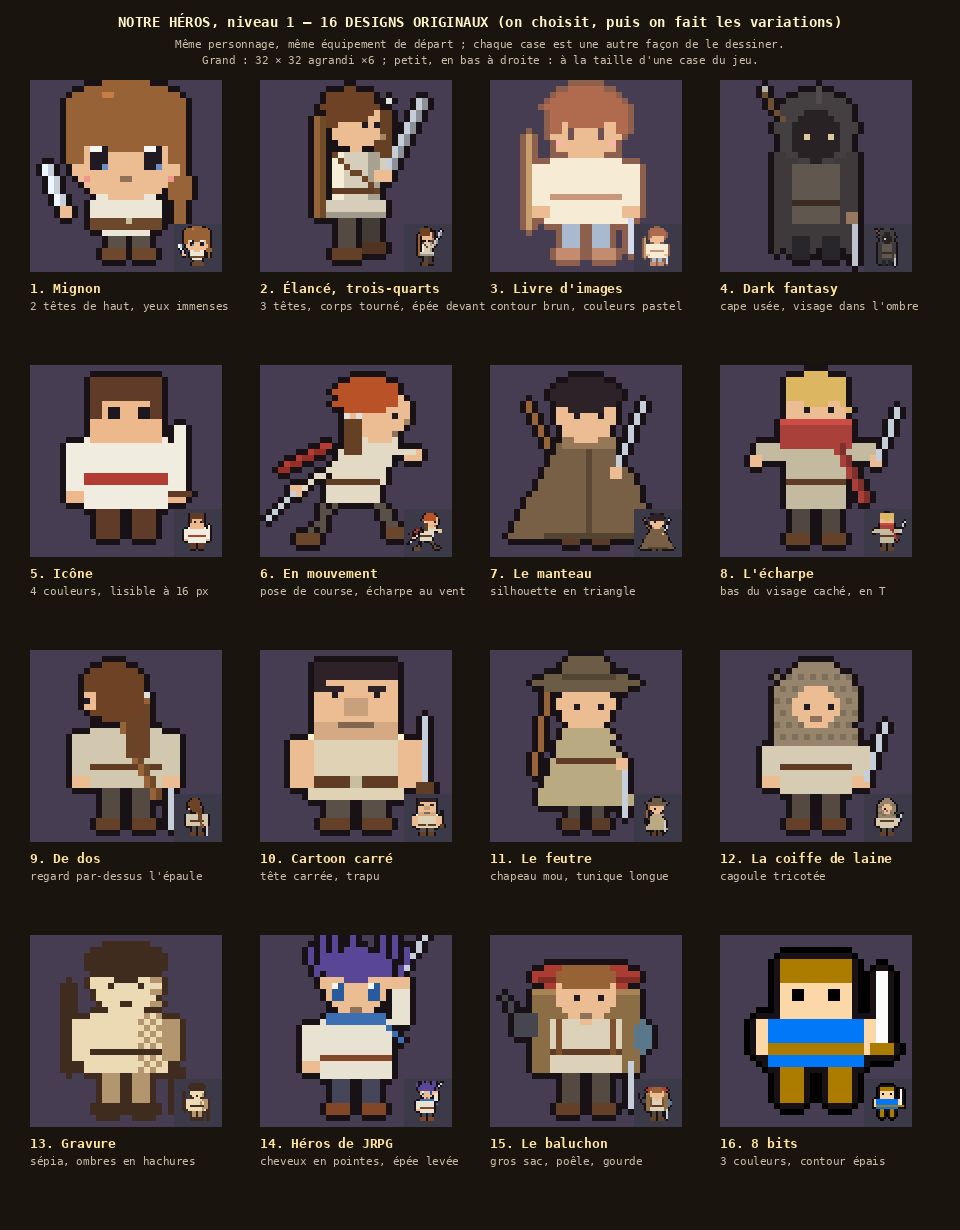

Write Python code to recreate this figure.
"""Planche « héros v10 » (Thomas, 2026-11-14 : « je veux 16 designs ORIGINAUX, et après on fait des variations » ; le n° 2
de la v9 lui plaît). PROPOSITION.

Seize DESIGNS différents de NOTRE héros (Humain Guerrier, niveau 1, équipement de départ : tunique, épée courte, arc
court, carquois). Ce ne sont plus des variations d'un même gabarit : chacun a sa propre construction (proportions,
silhouette, pose, angle de vue, façon de dessiner : contour, ombres, palette). On en choisira un, puis on fera ses
variations.
  python3 art/heros_v10.py → art/heros_v10.png
"""
import os
import sys

sys.path.insert(0, os.path.dirname(os.path.abspath(__file__)))
from PIL import Image, ImageDraw  # noqa: E402

from pix import font, up  # noqa: E402
from heros_v9 import Canvas as _Canvas, k, ramp, SKINS, HAIR, BLADE, WOOD, LEATHER, STRING, FLETCH, hero as v9_hero, BASE as V9_BASE  # noqa: E402
import heros_v9  # noqa: E402

class Canvas(_Canvas):
    """Comme celle de la v9, mais chaque trait renvoie la toile (on enchaîne)."""

    def px(self, *a):
        super().px(*a)
        return self

    def rect(self, *a):
        super().rect(*a)
        return self

    def line(self, *a):
        super().line(*a)
        return self

    def ell(self, *a):
        super().ell(*a)
        return self


SKIN = SKINS["clair"]
EYE = (34, 26, 34)
WHITE = (248, 246, 240)


def outline_with(c, color):
    """Contour d'une autre couleur que le noir (pour les styles « contour teinté »)."""
    from pix import outline_mask
    m = c.a[..., 3] > 0
    c.a[outline_mask(m)] = tuple(color) + (255,)


# 1 ------------------------------------------------------------------------------------------------------------
def chibi():
    """1. MIGNON : deux têtes de haut, tête ronde énorme, grands yeux brillants, petit corps, épée-jouet."""
    c = Canvas()
    sh, b, li = ramp(SKIN)
    c.ell(25, 18, 1.6, 6, WOOD)  # arc derrière
    c.rect(13, 25, 3, 5, (90, 80, 72)).rect(17, 25, 3, 5, (90, 80, 72))
    c.rect(12, 28, 4, 2, (110, 72, 44)).rect(17, 28, 4, 2, (110, 72, 44))
    c.ell(16, 22, 6, 4.5, (236, 230, 214))
    c.rect(10, 23, 12, 2, (110, 72, 44)).px(16, 23, (200, 190, 160))
    c.ell(16, 11, 10, 9, b)
    c.ell(16, 6, 10.5, 6, HAIR["châtain"])
    c.rect(6, 6, 3, 8, HAIR["châtain"]).rect(23, 6, 3, 8, HAIR["châtain"])
    c.px(12, 2, k(HAIR["châtain"], 1.3)).px(13, 2, k(HAIR["châtain"], 1.3))
    for ex in (10, 19):
        c.rect(ex, 11, 3, 4, EYE)
        c.px(ex, 11, WHITE).px(ex + 1, 11, WHITE).px(ex + 2, 14, (110, 140, 200))
    c.px(9, 16, (240, 150, 140)).px(23, 16, (240, 150, 140))
    c.rect(15, 16, 2, 1, k(SKIN, 0.6))
    c.rect(5, 21, 2, 2, b).line(5, 20, 3, 14, BLADE).line(4, 20, 2, 14, k(BLADE, 1.2))
    c.outline()
    return c


# 2 ------------------------------------------------------------------------------------------------------------
def trois_quarts():
    """2. ÉLANCÉ DE TROIS-QUARTS : trois têtes de haut, corps tourné, épée tenue devant à deux mains."""
    c = Canvas()
    tunic = (214, 206, 186)
    c.line(9, 6, 9, 22, WOOD).line(10, 6, 10, 22, k(WOOD, 0.75))  # arc dans le dos, de biais
    c.rect(19, 5, 3, 8, k(LEATHER, 0.8)).px(19, 4, FLETCH).px(21, 3, FLETCH)
    c.rect(13, 22, 3, 7, (84, 74, 66)).rect(17, 22, 3, 6, k((84, 74, 66), 0.8))
    c.rect(12, 28, 5, 2, (100, 64, 40)).rect(17, 27, 4, 2, k((100, 64, 40), 0.8))
    c.rect(12, 12, 8, 11, tunic).rect(12, 12, 2, 11, k(tunic, 1.15)).rect(18, 12, 2, 11, k(tunic, 0.78))
    c.rect(11, 20, 10, 3, tunic).rect(11, 22, 10, 1, k(tunic, 0.75))
    c.rect(12, 18, 8, 1, (96, 60, 36))
    c.line(12, 12, 19, 18, k(LEATHER, 0.85))
    c.ell(16, 7, 4.2, 4.6, SKIN)
    c.ell(15, 4.2, 4.6, 2.8, HAIR["brun"]).rect(11, 4, 2, 4, HAIR["brun"])
    c.px(17, 7, EYE).px(19, 7, EYE).px(20, 9, k(SKIN, 0.7))
    c.rect(19, 15, 3, 2, SKIN).rect(20, 13, 2, 2, tunic)  # mains jointes devant
    c.line(21, 14, 26, 3, BLADE).line(22, 14, 27, 3, k(BLADE, 0.7))
    c.outline()
    return c


# 3 ------------------------------------------------------------------------------------------------------------
def pastel():
    """3. CONTOUR TEINTÉ ET PASTEL : pas de noir, contours brun chaud, couleurs douces de livre d'images."""
    c = Canvas()
    tunic, pants, hair = (246, 236, 214), (170, 186, 206), (176, 106, 78)
    c.line(6, 9, 6, 24, (200, 160, 110))
    c.rect(12, 23, 3, 6, pants).rect(17, 23, 3, 6, pants)
    c.rect(11, 28, 4, 2, (196, 140, 110)).rect(17, 28, 4, 2, (196, 140, 110))
    c.rect(10, 13, 12, 11, tunic).rect(9, 21, 14, 3, tunic)
    c.rect(10, 19, 12, 1, (200, 150, 120))
    c.rect(7, 14, 3, 7, tunic).rect(22, 14, 3, 7, tunic).rect(7, 21, 3, 2, SKIN).rect(22, 21, 3, 2, SKIN)
    c.ell(16, 8, 6, 5.4, SKIN)
    c.ell(16, 4.6, 6.6, 3.4, hair).rect(10, 4, 2, 5, hair).rect(21, 4, 2, 5, hair)
    c.rect(13, 8, 1, 2, (110, 80, 80)).rect(18, 8, 1, 2, (110, 80, 80))
    c.px(11, 10, (250, 180, 170)).px(20, 10, (250, 180, 170))
    c.rect(23, 23, 1, 6, (210, 220, 236))
    outline_with(c, (140, 96, 76))
    return c


# 4 ------------------------------------------------------------------------------------------------------------
def sombre():
    """4. DARK FANTASY : palette éteinte, cape usée, visage dans l'ombre de la capuche, seuls les yeux et la lame clairs."""
    c = Canvas()
    cape = (62, 58, 60)
    c.rect(9, 12, 14, 16, cape)
    for x in range(9, 23, 2):
        c.px(x, 28, cape)
    c.rect(12, 26, 3, 4, (40, 38, 42)).rect(17, 26, 3, 4, (40, 38, 42))
    c.rect(12, 14, 8, 10, (96, 88, 78))
    c.rect(12, 20, 8, 1, (60, 44, 32))
    c.ell(16, 8, 6.6, 6.4, k(cape, 1.1))
    c.ell(16, 9.4, 4.4, 4.2, (40, 34, 36))
    c.px(14, 9, (220, 200, 160)).px(18, 9, (220, 200, 160))
    c.line(16, 1, 16, 3, k(cape, 1.3))
    c.rect(21, 14, 2, 8, cape).rect(21, 22, 2, 2, (150, 120, 96))
    c.line(22, 24, 22, 30, (190, 196, 206))
    c.line(10, 6, 7, 2, (110, 80, 50)).px(7, 1, (180, 180, 170))  # bout de l'arc
    c.outline()
    return c


# 5 ------------------------------------------------------------------------------------------------------------
def icone():
    """5. ICÔNE ULTRA-LISIBLE : quatre couleurs, gros aplats, lisible même à 16 px (pensé pour la case du jeu)."""
    c = Canvas()
    W_, R, B, S_ = (240, 236, 224), (176, 60, 52), (96, 60, 40), (236, 184, 140)
    c.rect(11, 22, 4, 7, B).rect(17, 22, 4, 7, B)
    c.rect(9, 12, 14, 12, W_)
    c.rect(9, 18, 14, 2, R)
    c.rect(6, 13, 3, 8, W_).rect(23, 13, 3, 8, W_)
    c.rect(6, 21, 3, 2, S_).rect(23, 21, 3, 2, S_)
    c.rect(10, 3, 12, 10, S_)
    c.rect(10, 2, 12, 4, B).rect(10, 2, 2, 7, B).rect(20, 2, 2, 7, B)
    c.rect(13, 7, 2, 2, (30, 24, 30)).rect(18, 7, 2, 2, (30, 24, 30))
    c.rect(24, 10, 2, 11, W_).rect(23, 21, 4, 1, B)
    c.outline()
    return c


# 6 ------------------------------------------------------------------------------------------------------------
def course():
    """6. EN MOUVEMENT : pose de course, penché en avant, cheveux et écharpe au vent, épée tendue derrière."""
    c = Canvas()
    tunic = (226, 218, 196)
    c.line(4, 16, 11, 13, (180, 60, 50)).line(3, 17, 10, 14, (150, 46, 40))  # écharpe au vent
    c.line(11, 22, 8, 28, (90, 80, 72)).line(12, 22, 9, 28, (90, 80, 72))  # jambe arrière
    c.rect(6, 28, 4, 2, (106, 70, 44))
    c.line(18, 22, 22, 27, (90, 80, 72)).line(19, 22, 23, 27, (90, 80, 72))
    c.rect(21, 27, 5, 2, (106, 70, 44))
    for y in range(12, 23):
        c.rect(11 + (22 - y) // 3, y, 9, 1, tunic)
    c.rect(11, 19, 9, 1, (96, 60, 36))
    c.ell(20, 8, 5, 4.8, SKIN)
    c.ell(18, 5, 5.4, 3, HAIR["roux"]).line(12, 4, 15, 6, HAIR["roux"]).line(12, 6, 15, 7, HAIR["roux"])
    c.px(22, 8, EYE).px(24, 9, k(SKIN, 0.7)).px(22, 11, k(SKIN, 0.6))
    c.rect(24, 14, 3, 2, SKIN).line(19, 13, 25, 14, tunic)  # bras qui pousse
    c.line(12, 16, 7, 20, tunic).rect(5, 20, 2, 2, SKIN).line(5, 21, 1, 25, BLADE)  # épée derrière
    c.rect(14, 9, 3, 6, k(LEATHER, 0.8)).px(14, 8, FLETCH).px(16, 8, FLETCH)
    c.outline()
    return c


# 7 ------------------------------------------------------------------------------------------------------------
def manteau():
    """7. LA CLOCHE DE LAINE : grand manteau qui enveloppe tout (silhouette en triangle), tête et épée qui dépassent."""
    c = Canvas()
    coat = (120, 96, 70)
    for y in range(12, 29):
        half = 4 + (y - 12) * 0.55
        c.rect(round(16 - half), y, round(half * 2), 1, coat)
    for y in range(12, 29):
        c.px(16, y, k(coat, 0.75))
    c.rect(9, 28, 15, 1, k(coat, 0.7))
    c.rect(12, 29, 3, 1, (90, 60, 40)).rect(17, 29, 3, 1, (90, 60, 40))
    c.rect(12, 12, 9, 2, k(coat, 1.25))  # col relevé
    c.ell(16, 8, 5, 5, SKIN)
    c.ell(16, 5, 5.6, 2.8, HAIR["noir"])
    c.px(14, 8, EYE).px(18, 8, EYE)
    c.rect(20, 17, 2, 2, SKIN).line(21, 16, 25, 6, BLADE)
    c.line(6, 6, 9, 13, WOOD)
    c.outline()
    return c


# 8 ------------------------------------------------------------------------------------------------------------
def echarpe():
    """8. L'ÉCHARPE : longue écharpe qui cache le bas du visage, seuls les yeux et une mèche ; silhouette en T."""
    c = Canvas()
    scarf, tunic = (170, 64, 58), (196, 186, 160)
    c.rect(12, 22, 3, 7, (80, 72, 64)).rect(17, 22, 3, 7, (80, 72, 64))
    c.rect(11, 28, 4, 2, (100, 66, 42)).rect(17, 28, 4, 2, (100, 66, 42))
    c.rect(11, 13, 10, 11, tunic).rect(6, 13, 20, 3, tunic)  # bras écartés
    c.rect(5, 15, 2, 2, SKIN).rect(25, 15, 2, 2, SKIN)
    c.rect(11, 19, 10, 1, (96, 60, 36))
    c.ell(16, 7, 5, 5, SKIN)
    c.ell(16, 4, 5.4, 2.8, HAIR["blond"]).line(18, 3, 21, 7, HAIR["blond"])
    c.px(14, 7, EYE).px(18, 7, EYE)
    c.rect(10, 9, 12, 5, scarf).rect(10, 9, 12, 1, k(scarf, 1.2))
    c.line(19, 13, 23, 22, scarf).line(20, 13, 24, 22, k(scarf, 0.75))
    c.line(26, 15, 29, 7, BLADE)
    c.outline()
    return c


# 9 ------------------------------------------------------------------------------------------------------------
def de_dos():
    """9. DE DOS, LE REGARD PAR-DESSUS L'ÉPAULE : on voit le carquois et l'arc, l'aventure est devant lui."""
    c = Canvas()
    tunic = (210, 200, 176)
    c.rect(12, 22, 3, 7, (84, 74, 66)).rect(17, 22, 3, 7, (84, 74, 66))
    c.rect(11, 28, 4, 2, (100, 64, 40)).rect(17, 28, 4, 2, (100, 64, 40))
    c.rect(10, 13, 12, 10, tunic).rect(9, 21, 14, 2, tunic).rect(10, 19, 12, 1, (96, 60, 36))
    c.rect(7, 14, 3, 7, tunic).rect(22, 14, 3, 7, tunic)
    c.rect(7, 21, 3, 2, SKIN).rect(22, 21, 3, 2, SKIN)
    c.line(12, 6, 20, 24, WOOD).line(13, 6, 21, 24, k(WOOD, 0.75))  # arc en travers du dos
    c.rect(16, 8, 4, 10, k(LEATHER, 0.85)).rect(16, 8, 4, 1, k(LEATHER, 1.2))
    for x in (16, 17, 18, 19):
        c.px(x, 7, FLETCH)
    c.ell(14, 7, 5.4, 5, HAIR["brun"])
    c.rect(9, 7, 2, 3, SKIN).px(9, 8, EYE)  # profil qui regarde en arrière
    c.line(23, 23, 23, 29, BLADE)
    c.outline()
    return c


# 10 -----------------------------------------------------------------------------------------------------------
def carre():
    """10. CARTOON CARRÉ : tête carrée, grosse mâchoire, nez rond, petits yeux ; trapu, bras épais."""
    c = Canvas()
    tunic = (224, 210, 180)
    c.rect(11, 24, 4, 5, (90, 80, 72)).rect(17, 24, 4, 5, (90, 80, 72))
    c.rect(10, 28, 5, 2, (100, 64, 40)).rect(17, 28, 5, 2, (100, 64, 40))
    c.rect(8, 14, 16, 11, tunic).rect(8, 14, 16, 1, k(tunic, 1.15))
    c.rect(8, 21, 16, 2, (96, 60, 36)).rect(15, 21, 2, 2, (200, 190, 160))
    c.rect(5, 15, 4, 8, SKIN).rect(23, 15, 4, 8, SKIN)
    c.rect(9, 3, 14, 12, SKIN).rect(9, 12, 14, 3, k(SKIN, 0.9))
    c.rect(9, 2, 14, 3, HAIR["noir"]).rect(9, 2, 2, 5, HAIR["noir"])
    c.px(12, 7, EYE).px(19, 7, EYE).rect(11, 6, 3, 1, HAIR["noir"]).rect(18, 6, 3, 1, HAIR["noir"])
    c.ell(16, 9.5, 2, 1.6, k(SKIN, 0.85))
    c.rect(13, 12, 6, 1, k(SKIN, 0.55))
    c.line(27, 22, 27, 11, BLADE).rect(26, 22, 3, 2, (96, 62, 38))
    c.outline()
    return c


# 11 -----------------------------------------------------------------------------------------------------------
def chapeau():
    """11. LE CHAPEAU DE FEUTRE : feutre mou de paysan, longue tunique jusqu'aux genoux, silhouette en A."""
    c = Canvas()
    tunic, hat = (186, 170, 130), (108, 92, 70)
    c.rect(13, 25, 2, 4, (80, 72, 64)).rect(17, 25, 2, 4, (80, 72, 64))
    c.rect(12, 28, 3, 2, (90, 60, 40)).rect(17, 28, 3, 2, (90, 60, 40))
    for y in range(13, 26):
        half = 4 + (y - 13) * 0.35
        c.rect(round(16 - half), y, round(half * 2), 1, tunic)
    c.rect(11, 18, 10, 1, (96, 60, 36))
    c.ell(16, 9, 4.6, 4.4, SKIN)
    c.px(14, 9, EYE).px(18, 9, EYE)
    c.ell(16, 5.5, 9, 1.8, hat).ell(16, 3.6, 4.4, 2.6, hat).line(12, 4, 20, 4, k(hat, 0.75))
    c.rect(21, 18, 2, 2, SKIN).line(22, 20, 22, 27, BLADE)
    c.line(9, 7, 7, 20, WOOD)
    c.outline()
    return c


# 12 -----------------------------------------------------------------------------------------------------------
def cagoule():
    """12. LA COIFFE DE LAINE : cagoule de laine tricotée qui encadre le visage (pas un casque : un bonnet de pauvre)."""
    c = Canvas()
    wool, tunic = (150, 132, 108), (214, 204, 180)
    c.rect(12, 22, 3, 7, (84, 74, 66)).rect(17, 22, 3, 7, (84, 74, 66))
    c.rect(11, 28, 4, 2, (100, 64, 40)).rect(17, 28, 4, 2, (100, 64, 40))
    c.rect(10, 15, 12, 9, tunic).rect(9, 21, 14, 2, tunic).rect(10, 19, 12, 1, (96, 60, 36))
    c.rect(7, 16, 3, 6, tunic).rect(22, 16, 3, 6, tunic).rect(7, 21, 3, 2, SKIN).rect(22, 21, 3, 2, SKIN)
    c.ell(16, 9, 7, 7, wool)
    c.rect(9, 13, 14, 3, wool)  # le col de la coiffe sur les épaules
    for y in range(4, 16, 2):
        for x in range(9 + (y // 2) % 2, 23, 2):
            c.px(x, y, k(wool, 0.84))
    c.ell(16, 9.6, 4, 3.6, SKIN)
    c.px(14, 9, EYE).px(18, 9, EYE).rect(15, 11, 2, 1, k(SKIN, 0.6))
    c.line(24, 21, 27, 12, BLADE)
    c.outline()
    return c


# 13 -----------------------------------------------------------------------------------------------------------
def gravure():
    """13. GRAVURE : monochrome sépia, ombres en hachures, comme une illustration de vieux livre."""
    c = Canvas()
    ink, paper, mid = (64, 44, 30), (236, 218, 180), (180, 150, 110)
    c.rect(12, 22, 3, 7, mid).rect(17, 22, 3, 7, mid)
    c.rect(11, 28, 4, 2, ink).rect(17, 28, 4, 2, ink)
    c.rect(10, 13, 12, 10, paper).rect(9, 21, 14, 2, paper)
    for y in range(13, 23):
        for x in range(18, 22):
            if (x + y) % 2 == 0:
                c.px(x, y, mid)
    c.rect(10, 19, 12, 1, ink)
    c.rect(7, 14, 3, 7, paper).rect(22, 14, 3, 7, mid)
    c.ell(16, 8, 5.6, 5.2, paper)
    for y in range(4, 13):
        if y % 2:
            c.px(20, y, mid).px(21, y, mid)
    c.ell(16, 4.6, 6, 3, ink)
    c.px(13, 8, ink).px(18, 8, ink).rect(15, 11, 2, 1, ink)
    c.line(24, 22, 24, 29, ink).line(6, 8, 6, 22, ink)
    outline_with(c, ink)
    return c


# 14 -----------------------------------------------------------------------------------------------------------
def pointes():
    """14. HÉROS DE JRPG : cheveux en pointes, grands yeux colorés, foulard, épée au poing levé."""
    c = Canvas()
    tunic, hair = (232, 226, 210), (90, 70, 150)
    c.rect(12, 23, 3, 6, (70, 70, 90)).rect(17, 23, 3, 6, (70, 70, 90))
    c.rect(11, 28, 4, 2, (130, 70, 40)).rect(17, 28, 4, 2, (130, 70, 40))
    c.rect(10, 14, 12, 10, tunic).rect(10, 20, 12, 1, (130, 70, 40))
    c.rect(11, 13, 10, 2, (60, 110, 180)).line(20, 14, 23, 17, (60, 110, 180))
    c.rect(7, 15, 3, 7, tunic).rect(7, 21, 3, 2, SKIN)
    c.rect(22, 9, 3, 6, tunic).rect(22, 7, 3, 2, SKIN).line(23, 6, 27, 0, BLADE)
    c.ell(16, 8.4, 5.6, 5, SKIN)
    for x, h in ((9, 4), (11, 6), (13, 7), (16, 8), (19, 7), (21, 6), (23, 4)):
        c.line(x, 6, x + (1 if x > 16 else -1), 6 - h, hair)
    c.ell(16, 5, 6.4, 2.6, hair)
    for ex in (12, 18):
        c.rect(ex, 8, 2, 3, (40, 90, 160)).px(ex, 8, WHITE)
    c.rect(15, 12, 2, 1, k(SKIN, 0.6))
    c.outline()
    return c


# 15 -----------------------------------------------------------------------------------------------------------
def voyageur():
    """15. LE BALUCHON : gros sac à dos d'aventurier (couverture roulée, gourde, poêle) — il part avec tout ce qu'il a."""
    c = Canvas()
    tunic, bag = (220, 210, 186), (140, 110, 70)
    c.rect(7, 9, 18, 14, bag).rect(7, 9, 18, 1, k(bag, 1.2))
    c.ell(16, 7, 9, 2.2, (170, 60, 50)).line(8, 7, 24, 7, k((170, 60, 50), 0.75))  # couverture roulée
    c.ell(25.5, 17, 2, 2.6, (90, 120, 140))  # gourde
    c.ell(6, 15, 2.4, 2.4, (70, 70, 80)).line(4, 13, 2, 10, (70, 70, 80))  # poêle
    c.rect(12, 22, 3, 7, (84, 74, 66)).rect(17, 22, 3, 7, (84, 74, 66))
    c.rect(11, 28, 4, 2, (100, 64, 40)).rect(17, 28, 4, 2, (100, 64, 40))
    c.rect(10, 14, 12, 9, tunic).rect(10, 19, 12, 1, (96, 60, 36))
    c.rect(11, 14, 1, 6, LEATHER).rect(20, 14, 1, 6, LEATHER)  # bretelles
    c.ell(16, 10, 5, 4.6, SKIN)
    c.ell(16, 7, 5.4, 2.4, HAIR["châtain"])
    c.px(14, 10, EYE).px(18, 10, EYE).rect(15, 13, 2, 1, k(SKIN, 0.6))
    c.line(23, 21, 23, 28, BLADE)
    c.outline()
    return c


# 16 -----------------------------------------------------------------------------------------------------------
def nes():
    """16. 8 BITS : trois couleurs et le noir, contour épais, yeux en points — comme une cartouche des années 80."""
    c = Canvas()
    A, B_, C_ = (252, 216, 168), (0, 120, 248), (172, 124, 0)
    for y in range(4, 28, 2):
        pass
    c.rect(10, 4, 12, 4, C_)
    c.rect(10, 8, 12, 6, A)
    c.rect(12, 9, 2, 2, (0, 0, 0)).rect(18, 9, 2, 2, (0, 0, 0))
    c.rect(8, 14, 16, 8, B_)
    c.rect(6, 14, 2, 6, A).rect(24, 14, 2, 6, A)
    c.rect(10, 22, 4, 6, C_).rect(18, 22, 4, 6, C_)
    c.rect(26, 6, 2, 12, (252, 252, 252)).rect(25, 18, 4, 2, C_)
    c.rect(8, 18, 16, 2, C_)
    c.outline()
    from pix import outline_mask
    m = c.a[..., 3] > 0
    c.a[outline_mask(m)] = (0, 0, 0, 255)
    return c


def v9_two():
    cfg = dict(V9_BASE)
    cfg.update(dict(cut="padded", tunic=(190, 176, 140), style="short", pose="guard", brows=True, bracers=True))
    return v9_hero(cfg)


DESIGNS = [
    ("1. Mignon", "2 têtes de haut, yeux immenses", chibi),
    ("2. Élancé, trois-quarts", "3 têtes, corps tourné, épée devant", trois_quarts),
    ("3. Livre d'images", "contour brun, couleurs pastel", pastel),
    ("4. Dark fantasy", "cape usée, visage dans l'ombre", sombre),
    ("5. Icône", "4 couleurs, lisible à 16 px", icone),
    ("6. En mouvement", "pose de course, écharpe au vent", course),
    ("7. Le manteau", "silhouette en triangle", manteau),
    ("8. L'écharpe", "bas du visage caché, en T", echarpe),
    ("9. De dos", "regard par-dessus l'épaule", de_dos),
    ("10. Cartoon carré", "tête carrée, trapu", carre),
    ("11. Le feutre", "chapeau mou, tunique longue", chapeau),
    ("12. La coiffe de laine", "cagoule tricotée", cagoule),
    ("13. Gravure", "sépia, ombres en hachures", gravure),
    ("14. Héros de JRPG", "cheveux en pointes, épée levée", pointes),
    ("15. Le baluchon", "gros sac, poêle, gourde", voyageur),
    ("16. 8 bits", "3 couleurs, contour épais", nes),
]


def main():
    cols, cw, ch = 4, 230, 285
    W = 40 + cols * cw
    rows = (len(DESIGNS) + cols - 1) // cols
    sheet = Image.new("RGB", (W, 90 + rows * ch), (26, 20, 14))
    d = ImageDraw.Draw(sheet)
    d.text((W // 2, 22), "NOTRE HÉROS, niveau 1 — 16 DESIGNS ORIGINAUX (on choisit, puis on fait les variations)", fill=(255, 243, 200), font=font(14), anchor="mm")
    d.text((W // 2, 44), "Même personnage, même équipement de départ ; chaque case est une autre façon de le dessiner.", fill=(200, 190, 170), font=font(11, False), anchor="mm")
    d.text((W // 2, 60), "Grand : 32 × 32 agrandi ×6 ; petit, en bas à droite : à la taille d'une case du jeu.", fill=(200, 190, 170), font=font(11, False), anchor="mm")
    for i, (name, sub, fn) in enumerate(DESIGNS):
        im = fn().img()
        x = 30 + (i % cols) * cw
        y = 80 + (i // cols) * ch
        big = up(im, 6)
        sheet.paste((70, 61, 82), (x, y, x + big.width, y + big.height))
        sheet.paste(big, (x, y), big)
        small = im.resize((21, 21), Image.NEAREST)
        tile = Image.new("RGBA", (24, 24), (60, 58, 72, 255))
        tile.alpha_composite(small, (1, 1))
        sheet.paste(up(tile, 2), (x + big.width - 48, y + big.height - 48))
        d.text((x, y + big.height + 8), name, fill=(255, 228, 160), font=font(13))
        d.text((x, y + big.height + 27), sub, fill=(200, 190, 170), font=font(11, False))
    out = os.path.join(os.path.dirname(os.path.abspath(__file__)), "heros_v10.png")
    sheet.save(out)
    print("art/heros_v10.png", sheet.size)


if __name__ == "__main__":
    main()
